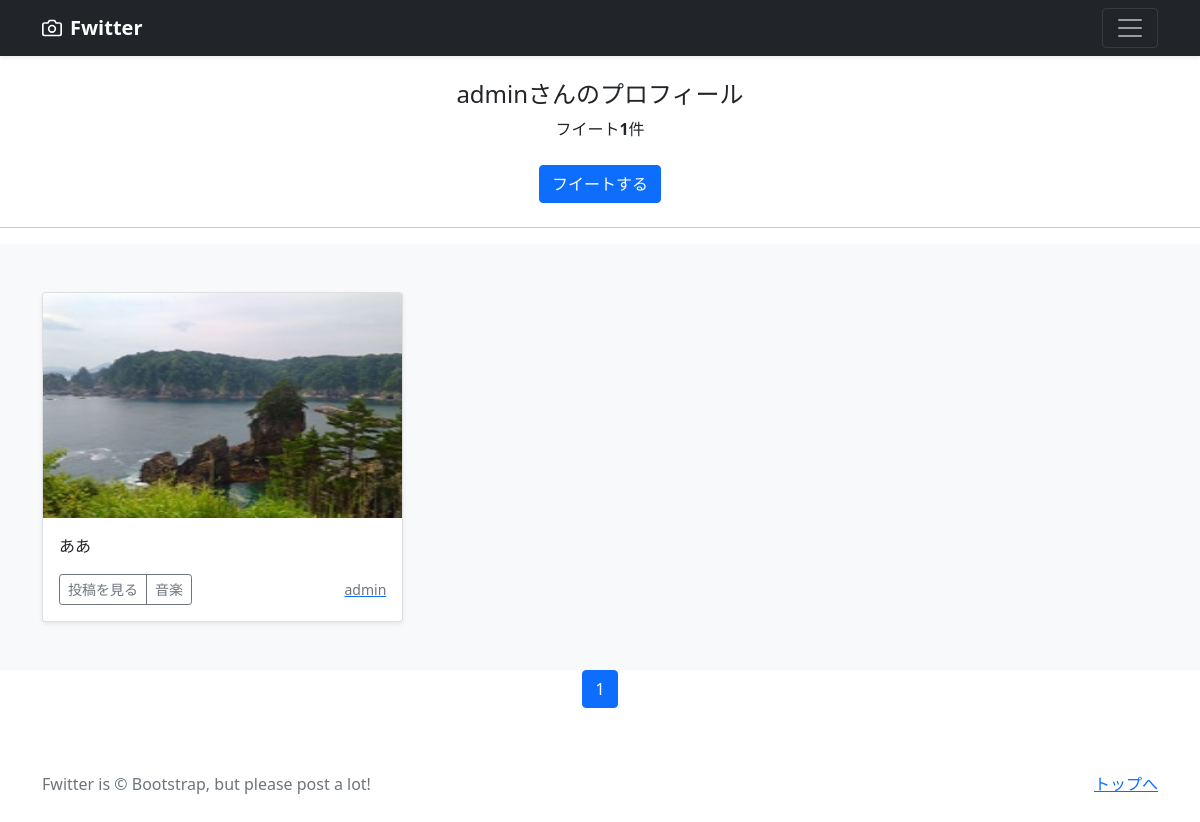
Before: /mypage/ (signed in) with the older database file.
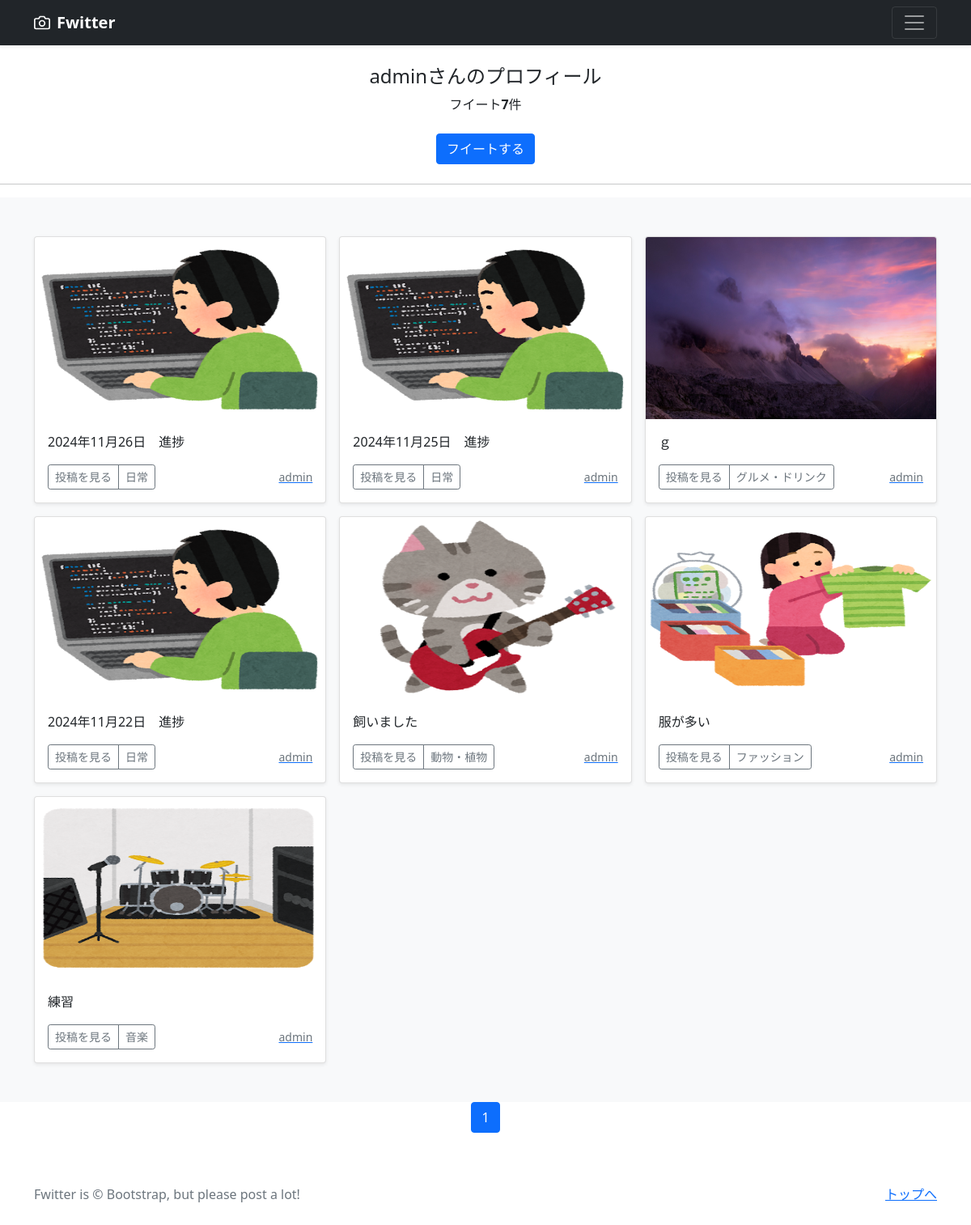
After: the same page with the newer database file.
### accounts/models.py (models this page shows)
class CustomUser(AbstractUser):
    pass

### photo/models.py (models this page shows, shortened)
class PhotoPost(models.Model):
    user = models.ForeignKey(
        CustomUser,
        verbose_name='ユーザー',
        on_delete=models.CASCADE
        )
    category = models.ForeignKey(
        Category,
        verbose_name='カテゴリ',
        on_delete=models.PROTECT
        )
    title = models.CharField(
        verbose_name='タイトル',
        max_length=200
        )
    comment = models.TextField(
        verbose_name='コメント',
        )
    image1 = models.ImageField(
        verbose_name='イメージ1',
        upload_to = 'photos'
        )
    image2 = models.ImageField(
        verbose_name='イメージ2',
        upload_to = 'photos',
        blank=True,
        null=True
        )
    posted_at = models.DateTimeField(
        verbose_name='日時',
        auto_now_add=True
        )

class Category(models.Model):
    title = models.CharField(
        verbose_name='カテゴリ',
        max_length=20)

### photo/views.py (the view)
# urls.py: path('mypage/', views.MypageView.as_view(), name = 'mypage'),
class MypageView(ListView):
    template_name ='mypage.html'
    paginate_by = 9
    def get_queryset(self):
      queryset = PhotoPost.objects.filter(
        user=self.request.user).order_by('-posted_at')
      return queryset

### photo/templates/mypage.html (shortened to what this page needs)
{% extends 'base.html' %}
      {% block contents %}
      {% if user.is_authenticated %}
        <br>
        <div style="text-align:center">
          <h4>{{user.username}}さんのプロフィール</h4>
          {% if object_list.count == 0 %}
            <p>{{user.username}}さんフイートはありません</p>
          {% else %}
            <p>フイート<strong>{{object_list.count}}</strong>件</p>
          {% endif %}
          <a href="{% url 'photo:post' %}"
             class="btn btn-primary my-2">フイートする</a>
        </div>
        <hr>
      {% endif %}
      {% include "photos_list.html" %}
      {% include "pagination.html" %}
      {% endblock %}

### photo/templates/base.html (shortened to what this page needs)
{% load static %}
<!doctype html>
<html lang="ja">
  <head>
    <link href="https://cdn.jsdelivr.net/npm/bootstrap@5.0.2/dist/css/bootstrap.min.css"
          rel="stylesheet"
>
  </head>
  <body>
    <header>
      <div class="navbar navbar-dark bg-dark shadow-sm">
        <div class="container">
          <a href="{% url 'photo:index' %}"
             class="navbar-brand d-flex align-items-center">
            <strong>Fwitter</strong>
          </a>
          <button class="navbar-toggler"
                  type="button"
                  data-bs-toggle="collapse"
                  data-bs-target="#navbarHeader"
                  aria-controls="navbarHeader"
                  aria-expanded="false"
                  aria-label="Toggle navigation">
            <span class="navbar-toggler-icon"></span>
          </button>
        </div>
      </div>
    </header>
    <main>
      {% block contents %}{% endblock %}
    </main>
    <footer class="text-muted py-5">
      <div class="container">
        <p class="float-end mb-1">
          <a href="#">トップへ</a>
        </p>
        <p class="mb-1">
          Fwitter is &copy; Bootstrap, but please post a lot!</p>
      </div>
    </footer>
  </body>
</html>

### photo/templates/photos_list.html (shortened to what this page needs)
<div class="album py-5 bg-light">
  <div class="container">
    <div class="row row-cols-1 row-cols-sm-2 row-cols-md-3 g-3">
      {% for record in object_list %}
      <div class="col">
        <div class="card shadow-sm">
          <img src="{{ record.image1.url }}"
               class="bd-placeholder-img card-img-top"
               width="100%" height="225"
               xmlns="http://www.w3.org/2000/svg"
               role="img" aria-label="Placeholder: Thumbnail"
               preserveAspectRatio="xMidYMid slice"
               focusable="false">
               <rect width="100%" height="100%" fill="#55595c"/>
          <div class="card-body">
            <p class="card-text">
              {{record.title}}
            </p>
            <div class="d-flex justify-content-between align-items-center">
              <div class="btn-group">
                <button type="button"
                        class="btn btn-sm btn-outline-secondary"
onclick="location.href='{% url 'photo:photo_detail' record.pk %}'">
                        投稿を見る</button>
                <button type="button"
                        class="btn btn-sm btn-outline-secondary"
onclick="location.href='{% url 'photo:photos_cat' category=record.category.id %}'">
                        {{record.category.title}}</button>
              </div>
              <a href="{% url 'photo:user_list' user=record.user.id %}">
                <small class="text-muted">
                  {{record.user.username}}</small>
              </a>
            </div>
          </div>
        </div>
      </div>
      {% endfor %}
    </div>
  </div>
</div>

### photo/templates/pagination.html (shortened to what this page needs)
<ul class="pagination"
    style="justify-content:center">
    {% for num in page_obj.paginator.page_range %}
        {% if page_obj.number == num %}
        <li class="page-item active">
            <span class="page-link">{{ num }}</span>
        </li>
        {% else %}
        <li class="page-item">
            <a class="page-link" href="?page={{ num }}">{{ num }}</a>
        </li>
        {% endif %}
    {% endfor %}
</ul>

### photo/templates/base.html (style rules this page uses)
.bd-placeholder-img { font-size: 1.125rem; text-anchor: middle; -webkit-user-select: none; -moz-user-select: none; user-select: none; }

Changed rows visible on the page:
removed PhotoPost: image1 (picture), title "ああ", category "音楽", user.username "admin"
added PhotoPost: image1 (picture), title "2024年11月26日 進捗", category "日常", user.username "admin"
added PhotoPost: image1 (picture), title "2024年11月25日 進捗", category "日常", user.username "admin"
added PhotoPost: image1 (picture), title "ｇ", category "グルメ・ドリンク", user.username "admin"
added PhotoPost: image1 (picture), title "2024年11月22日 進捗", category "日常", user.username "admin"
added PhotoPost: image1 (picture), title "飼いました", category "動物・植物", user.username "admin"
added PhotoPost: image1 (picture), title "服が多い", category "ファッション", user.username "admin"
added PhotoPost: image1 (picture), title "練習", category "音楽", user.username "admin"
Other visible differences:
{{ object_list.count }}: "1" → "7"
